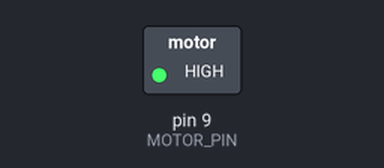
Bench run of a sketch on a simulated Arduino Uno, built with avr-gcc and run on an emulated ATmega328P. Shown: switched loads named in the sketch (green lamp = pin HIGH). Dashed ring = blinking.

Above: at 0.5 s.
Timing chart, 0 to 4.6 s (numbered marks = the images above):
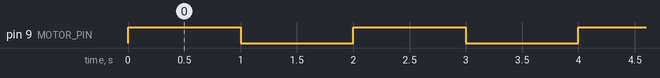

Measured:
- by itself, pin 9 (MOTOR_PIN): alternates HIGH for 1.0 s and LOW for 1.0 s

The sketch:

Viberation.ino
```cpp
#define MOTOR_PIN 9

void setup() {
  pinMode(MOTOR_PIN, OUTPUT);
}

void loop() {
  digitalWrite(MOTOR_PIN, HIGH); // Vibrate
  delay(1000);

  digitalWrite(MOTOR_PIN, LOW);  // Stop
  delay(1000);
}
```
